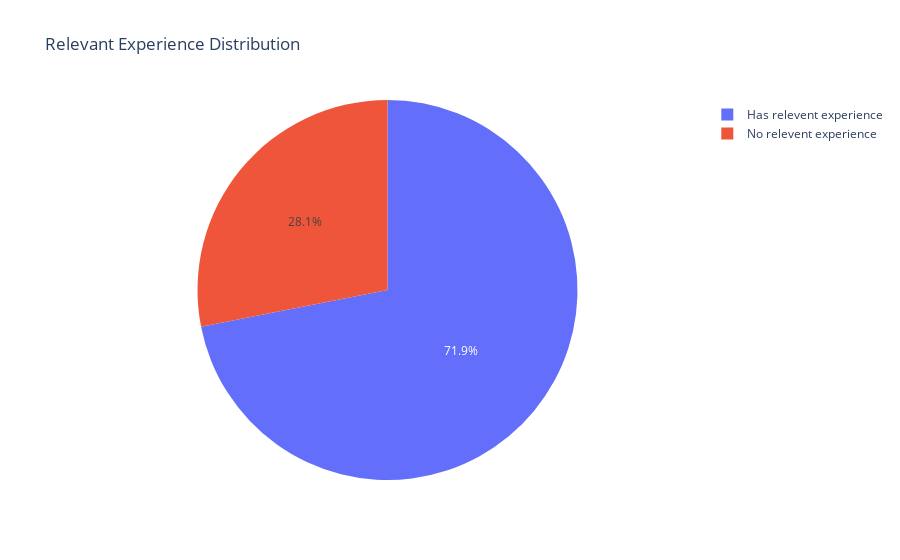

The cell this chart's notebook holds for it:
### Markdown cell above
The dataset shows that the majority of candidates (15,272) have relevant experience, while a smaller group (5,965) lacks relevant experience.

### Code cell
import plotly.express as px

# Calculate the percentage for each category
relevent_experience_percentage = relevent_experience_count / relevent_experience_count.sum() * 100

# Create a DataFrame for the pie chart
relevent_experience_df = relevent_experience_percentage.reset_index()
relevent_experience_df.columns = ['relevent_experience', 'percentage']

# Create the pie chart using Plotly
fig_pie = px.pie(relevent_experience_df, values='percentage', names='relevent_experience',
                 labels={'relevent_experience': 'Relevant Experience', 'percentage': 'Percentage'},
                 title='Relevant Experience Distribution')
fig_pie.show()

### Figure 1 — Plotly figure (JSON) as saved in the notebook; plotly's stock layout.template omitted (floating-point values rounded to 4 significant figures)
{"data": [{"domain": {"x": [0, 1], "y": [0, 1]}, "hovertemplate": "Relevant Experience=%{label}<br>Percentage=%{value}<extra></extra>", "labels": ["Has relevent experience", "No relevent experience"], "legendgroup": "", "name": "", "showlegend": true, "type": "pie", "values": [71.91, 28.09]}], "layout": {"autosize": true, "legend": {"tracegroupgap": 0}, "title": {"text": "Relevant Experience Distribution"}}}
